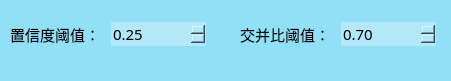
   <widget class="QFrame" name="frame_8">
    <property name="geometry">
     <rect>
      <x>10</x>
      <y>110</y>
      <width>451</width>
      <height>81</height>
     </rect>
    </property>
    <property name="styleSheet">
     <string notr="true">background-color: rgba(146,224,247);
border-radius: 15px;
</string>
    </property>
    <property name="frameShape">
     <enum>QFrame::StyledPanel</enum>
    </property>
    <property name="frameShadow">
     <enum>QFrame::Raised</enum>
    </property>
    <widget class="QWidget" name="layoutWidget_4">
     <property name="geometry">
      <rect>
       <x>10</x>
       <y>20</y>
       <width>196</width>
       <height>28</height>
      </rect>
     </property>
     <layout class="QHBoxLayout" name="horizontalLayout_11">
      <item>
       <widget class="QLabel" name="label_2">
        <property name="font">
         <font>
          <family>微软雅黑</family>
          <pointsize>11</pointsize>
         </font>
        </property>
        <property name="text">
         <string>置信度阈值：</string>
        </property>
       </widget>
      </item>
      <item>
       <widget class="QDoubleSpinBox" name="doubleSpinBox">
        <property name="font">
         <font>
          <family>微软雅黑</family>
          <pointsize>11</pointsize>
         </font>
        </property>
        <property name="styleSheet">
         <string notr="true">background-color: rgba(178,232,248);</string>
        </property>
        <property name="maximum">
         <double>1.000000000000000</double>
        </property>
        <property name="singleStep">
         <double>0.050000000000000</double>
        </property>
        <property name="value">
         <double>0.250000000000000</double>
        </property>
       </widget>
      </item>
     </layout>
    </widget>
    <widget class="QWidget" name="layoutWidget_5">
     <property name="geometry">
      <rect>
       <x>240</x>
       <y>20</y>
       <width>196</width>
       <height>28</height>
      </rect>
     </property>
     <layout class="QHBoxLayout" name="horizontalLayout_12">
      <item>
       <widget class="QLabel" name="label_12">
        <property name="font">
         <font>
          <family>微软雅黑</family>
          <pointsize>11</pointsize>
         </font>
        </property>
        <property name="text">
         <string>交并比阈值：</string>
        </property>
       </widget>
      </item>
      <item>
       <widget class="QDoubleSpinBox" name="doubleSpinBox_2">
        <property name="font">
         <font>
          <family>微软雅黑</family>
          <pointsize>11</pointsize>
         </font>
        </property>
        <property name="styleSheet">
         <string notr="true">background-color: rgba(178,232,248);</string>
        </property>
        <property name="maximum">
         <double>1.000000000000000</double>
        </property>
        <property name="singleStep">
         <double>0.050000000000000</double>
        </property>
        <property name="value">
         <double>0.700000000000000</double>
        </property>
       </widget>
      </item>
     </layout>
    </widget>
   </widget>
